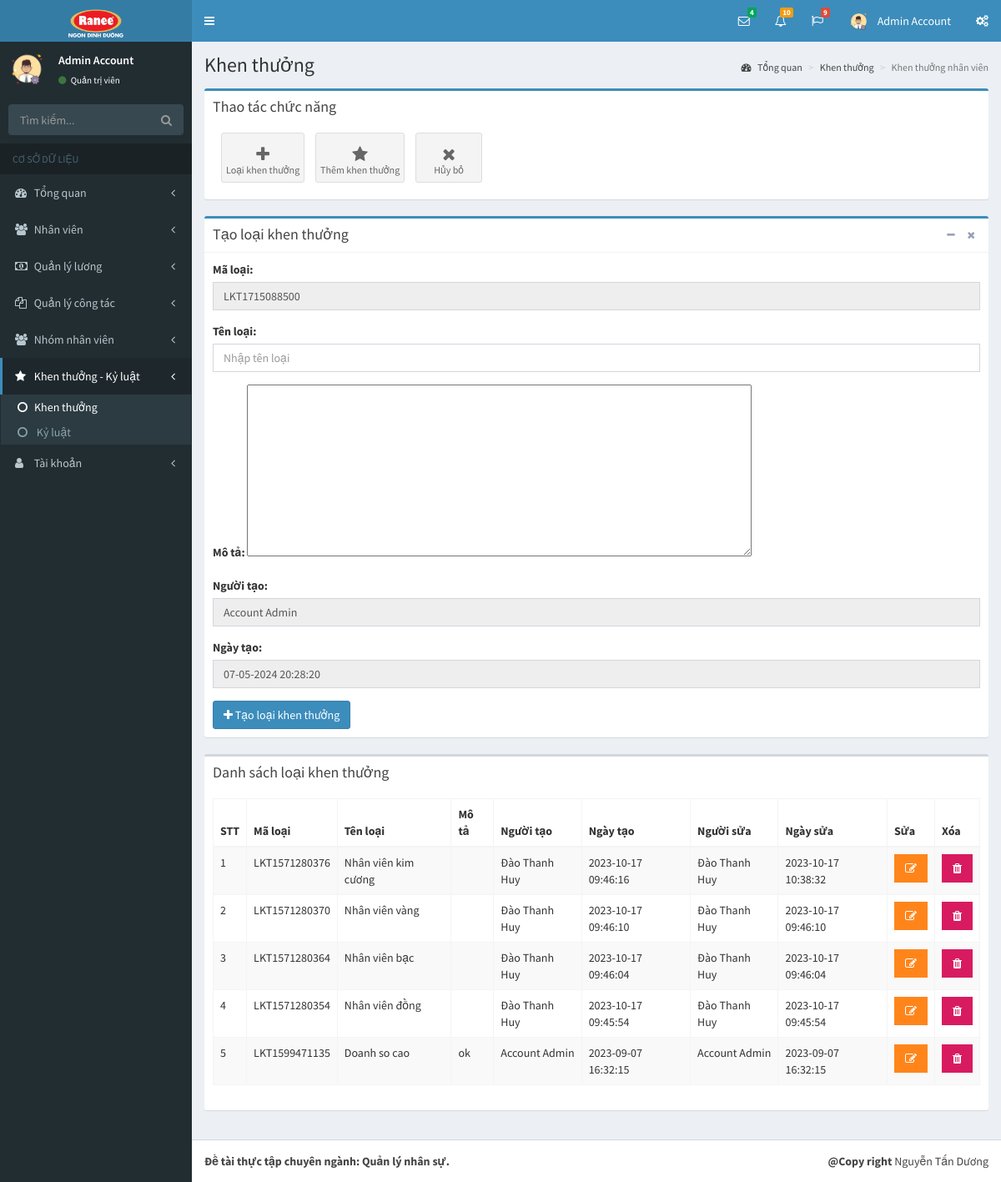
The app's page /pages/khen-thuong.php?p=bonus-discipline&a=bonus&tao-loai (signed in) with its own data.
### tables this page shows
CREATE TABLE `tai_khoan` (
  `id` int(11) NOT NULL,
  `ho` varchar(50) NOT NULL,
  `ten` varchar(50) NOT NULL,
  `hinh_anh` varchar(50) NOT NULL,
  `email` varchar(50) NOT NULL,
  `mat_khau` varchar(50) NOT NULL,
  `so_dt` varchar(50) NOT NULL,
  `quyen` tinyint(1) NOT NULL,
  `trang_thai` tinyint(1) NOT NULL,
  `truy_cap` int(11) NOT NULL,
  `ngay_tao` datetime NOT NULL,
  `ngay_sua` datetime NOT NULL
);

CREATE TABLE `loai_khen_thuong_ky_luat` (
  `id` int(11) NOT NULL,
  `ma_loai` varchar(50) NOT NULL,
  `ten_loai` varchar(255) NOT NULL,
  `ghi_chu` varchar(255) NOT NULL,
  `flag` tinyint(1) NOT NULL,
  `nguoi_tao` varchar(50) NOT NULL,
  `ngay_tao` datetime NOT NULL,
  `nguoi_sua` varchar(50) NOT NULL,
  `ngay_sua` datetime NOT NULL
);

### pages/khen-thuong.php (the view, shortened to what this page needs)
<?php
if(isset($_SESSION['username']) && isset($_SESSION['level']))
{
  include('../layouts/header.php');
  include('../layouts/topbar.php');
  include('../layouts/sidebar.php');
  $showData = "SELECT id, ma_loai, ten_loai, ghi_chu, nguoi_tao, ngay_tao, nguoi_sua, ngay_sua FROM loai_khen_thuong_ky_luat WHERE flag = 1 ORDER BY ngay_tao DESC";
  $result = mysqli_query($conn, $showData);
  $arrShow = array();
  while ($row = mysqli_fetch_array($result)) {
    $arrShow[] = $row;
  }
  $maLoai = "LKT" . time();
?>
  <div class="content-wrapper">
    <section class="content-header">
      <h1>
        Khen thưởng
      </h1>
      <ol class="breadcrumb">
        <li><a href="index.php?p=index&a=statistic"><i class="fa fa-dashboard"></i> Tổng quan</a></li>
        <li><a href="khen-thuong.php?p=bonus-discipline&a=bonus">Khen thưởng</a></li>
        <li class="active">Khen thưởng nhân viên</li>
      </ol>
    </section>
    <section class="content">
      <div class="row">
        <div class="col-xs-12">
          <div class="box box-primary">
            <div class="box-header">
              <h3 class="box-title">Thao tác chức năng</h3>
            </div>
            <div class="box-body">
              <a  href="khen-thuong.php?p=bonus-discipline&a=bonus&tao-loai" class="btn btn-app">
                <i class="fa fa-plus"></i> Loại khen thưởng
              </a>
              <a href="khen-thuong.php?p=bonus-discipline&a=bonus&khen-thuong" class="btn btn-app">
                <i class="fa fa-star"></i> Thêm khen thưởng
              </a>
              <?php
                if(isset($_GET['tao-loai']) || isset($_GET['khen-thuong']))
                  echo "<a href='khen-thuong.php?p=bonus-discipline&a=bonus' class='btn btn-app'>
                          <i class='fa fa-close'></i> Hủy bỏ
                        </a>";
              ?>
            </div>
          </div>
          <?php
          if(isset($_GET['tao-loai']))
          {
          ?>
          <div class="box box-primary">
            <div class="box-header with-border">
              <h3 class="box-title">Tạo loại khen thưởng</h3>
              <div class="box-tools pull-right">
                <button type="button" class="btn btn-box-tool" data-widget="collapse"><i class="fa fa-minus"></i></button>
                <button type="button" class="btn btn-box-tool" data-widget="remove"><i class="fa fa-remove"></i></button>
              </div>
            </div>
            <div class="box-body">
              <form action="" method="POST">
                <div class="row">
                  <div class="col-md-12">
                    <div class="form-group">
                      <label for="exampleInputEmail1">Mã loại: </label>
                      <input type="text" class="form-control" name="speacialCode" value="<?php echo $maLoai; ?>" readonly>
                    </div>
                    <div class="form-group">
                      <label for="exampleInputEmail1">Tên loại: </label>
                      <input type="text" class="form-control" id="exampleInputEmail1" placeholder="Nhập tên loại" name="tenLoai">
                    </div>
                    <div class="form-group">
                      <label for="exampleInputEmail1">Mô tả: </label>
                      <textarea id="editor1" rows="10" cols="80" name="moTa">
                      </textarea>
                    </div>
                    <div class="form-group">
                      <label for="exampleInputEmail1">Người tạo: </label>
                      <input type="text" class="form-control" id="exampleInputEmail1" value="<?php echo $row_acc['ho']; ?> <?php echo $row_acc['ten']; ?>" name="nguoiTao" readonly>
                    </div>
                    <div class="form-group">
                      <label for="exampleInputEmail1">Ngày tạo: </label>
                      <input type="text" class="form-control" id="exampleInputEmail1" value="<?php echo date('d-m-Y H:i:s'); ?>" name="ngayTao" readonly>
                    </div>
                    <?php
                      if($_SESSION['level'] == 1)
                        echo "<button type='submit' class='btn btn-primary' name='taoLoai'><i class='fa fa-plus'></i> Tạo loại khen thưởng</button>";
                    ?>
                  </div>
                </div>
              </form>
            </div>
          </div>
          <?php
          }
          ?>
          <?php
          if(isset($_GET['tao-loai']))
          {
          ?>
          <div class="box">
            <div class="box-header">
              <h3 class="box-title">Danh sách loại khen thưởng</h3>
            </div>
            <div class="box-body">
              <div class="table-responsive">
                <table id="example1" class="table table-bordered table-striped">
                  <thead>
                  <tr>
                    <th>STT</th>
                    <th>Mã loại</th>
                    <th>Tên loại</th>
                    <th>Mô tả</th>
                    <th>Người tạo</th>
                    <th>Ngày tạo</th>
                    <th>Người sửa</th>
                    <th>Ngày sửa</th>
                    <th>Sửa</th>
                    <th>Xóa</th>
                  </tr>
                  </thead>
                  <tbody>
                  <?php
                    $count = 1;
                    foreach ($arrShow as $arrS)
                    {
                  ?>
                      <tr>
                        <td><?php echo $count; ?></td>
                        <td><?php echo $arrS['ma_loai']; ?></td>
                        <td><?php echo $arrS['ten_loai']; ?></td>
                        <td><?php echo $arrS['ghi_chu']; ?></td>
                        <td><?php echo $arrS['nguoi_tao']; ?></td>
                        <td><?php echo $arrS['ngay_tao']; ?></td>
                        <td><?php echo $arrS['nguoi_sua']; ?></td>
                        <td><?php echo $arrS['ngay_sua']; ?></td>
                        <th>
                          <?php
                            if($row_acc['quyen'] == 1)
                            {
                              echo "<form method='POST'>";
                              echo "<button type='submit' class='btn bg-orange btn-flat'  name='suaLoai'><i class='fa fa-edit'></i></button>";
                              echo "</form>";
                            }
                            else
                            {
                              echo "<button type='button' class='btn bg-orange btn-flat' disabled><i class='fa fa-edit'></i></button>";
                            }
                          ?>
                        </th>
                        <th>
                          <?php
                            if($row_acc['quyen'] == 1)
                            {
                              echo "<button type='button' class='btn bg-maroon btn-flat' data-toggle='modal' data-target='#exampleModal' data-whatever='".$arrS['ma_loai']."'><i class='fa fa-trash'></i></button>";
                            }
                            else
                            {
                              echo "<button type='button' class='btn bg-maroon btn-flat' disabled><i class='fa fa-trash'></i></button>";
                            }
                          ?>
                        </th>
                      </tr>
                  <?php
                      $count++;
                    }
                  ?>
                  </tbody>
                </table>
              </div>
            </div>
          </div>
          <?php
          }
          ?>
        </div>
      </div>
    </section>
  </div>
<?php
  include('../layouts/footer.php');
}
else
{
  header('Location: dang-nhap.php');
}
?>

### layouts/topbar.php (shortened to what this page needs)
<body class="hold-transition skin-blue sidebar-mini">
<div class="wrapper">
  <header class="main-header">
    <a href="index.php?p=index&a=statistic" class="logo">
      <span class="logo-lg"><img src="../dist/images/logo.png" alt=""></span>
    </a>
    <nav class="navbar navbar-static-top">
      <a href="#" class="sidebar-toggle" data-toggle="push-menu" role="button">
      </a>
      <div class="navbar-custom-menu">
        <ul class="nav navbar-nav">
          <li class="dropdown messages-menu">
            <a href="#" class="dropdown-toggle" data-toggle="dropdown">
              <i class="fa fa-envelope-o"></i>
              <span class="label label-success">4</span>
            </a>
          </li>
          <li class="dropdown notifications-menu">
            <a href="#" class="dropdown-toggle" data-toggle="dropdown">
              <i class="fa fa-bell-o"></i>
              <span class="label label-warning">10</span>
            </a>
          </li>
          <li class="dropdown tasks-menu">
            <a href="#" class="dropdown-toggle" data-toggle="dropdown">
              <i class="fa fa-flag-o"></i>
              <span class="label label-danger">9</span>
            </a>
          </li>
          <li class="dropdown user user-menu">
            <a href="#" class="dropdown-toggle" data-toggle="dropdown">
              <img src="../uploads/images/<?php echo $row_acc['hinh_anh']; ?>" class="user-image" alt="User Image">
              <span class="hidden-xs"><?php echo $row_acc['ten']; ?> <?php echo $row_acc['ho']; ?></span>
            </a>
          </li>
          <li>
            <a href="#" data-toggle="control-sidebar"><i class="fa fa-gears"></i></a>
          </li>
        </ul>
      </div>
    </nav>
  </header>

### layouts/sidebar.php (shortened to what this page needs)
<?php
    if(isset($_GET['p']) && isset($_GET['a']))
    {
        $p = $_GET['p'];
        $a = $_GET['a'];
    }
?>
  <aside class="main-sidebar">
    <section class="sidebar">
      <div class="user-panel">
        <div class="pull-left image">
          <img src="../uploads/images/<?php echo $row_acc['hinh_anh']; ?>" class="img-circle" alt="User Image">
        </div>
        <div class="pull-left info">
          <p>
            <?php echo $row_acc['ten']; ?> <?php echo $row_acc['ho']; ?>
          </p>
          <a href="#"><i class="fa fa-circle text-success"></i>
            <?php
              if($row_acc['quyen'] == 1)
              {
                echo "Quản trị viên";
              }
              else
              {
                echo "Nhân viên";
              }
            ?>
          </a>
        </div>
      </div>
      <form action="#" method="get" class="sidebar-form">
        <div class="input-group">
          <input type="text" name="q" class="form-control" placeholder="Tìm kiếm...">
          <span class="input-group-btn">
                <button type="submit" name="search" id="search-btn" class="btn btn-flat"><i class="fa fa-search"></i>
                </button>
              </span>
        </div>
      </form>
      <ul class="sidebar-menu" data-widget="tree">
        <li class="header">CƠ SỞ DỮ LIỆU</li>
        <li class="<?php if($p == 'index') echo 'active'; ?> treeview">
          <a href="#">
            <i class="fa fa-dashboard"></i> <span>Tổng quan</span>
            <span class="pull-right-container">
              <i class="fa fa-angle-left pull-right"></i>
            </span>
          </a>
        </li>
        <li class="<?php if($p == 'staff') echo 'active'; ?> treeview">
          <a href="#">
            <i class="fa fa-users"></i>
            <span>Nhân viên</span>
            <span class="pull-right-container">
              <i class="fa fa-angle-left pull-right"></i>
            </span>
          </a>
        </li>
        <li class="<?php if($p == 'salary') echo 'active'; ?> treeview">
          <a href="#">
            <i class="fa fa-money"></i>
            <span>Quản lý lương</span>
            <span class="pull-right-container">
              <i class="fa fa-angle-left pull-right"></i>
            </span>
          </a>
        </li>
        <li class="<?php if($p == 'collaborate') echo 'active'; ?> treeview">
          <a href="#">
            <i class="fa fa-files-o"></i>
            <span>Quản lý công tác</span>
            <span class="pull-right-container">
              <i class="fa fa-angle-left pull-right"></i>
            </span>
          </a>
        </li>
        <li class="<?php if($p == 'group') echo 'active'; ?> treeview">
          <a href="#">
            <i class="fa fa-users"></i> <span>Nhóm nhân viên</span>
            <span class="pull-right-container">
              <i class="fa fa-angle-left pull-right"></i>
            </span>
          </a>
        </li>
        <li class="<?php if($p == 'bonus-discipline') echo 'active'; ?> treeview">
          <a href="#">
            <i class="fa fa-star"></i> <span>Khen thưởng - Kỷ luật</span>
            <span class="pull-right-container">
              <i class="fa fa-angle-left pull-right"></i>
            </span>
          </a>
          <ul class="treeview-menu">
            <li class="<?php if(($p == 'bonus-discipline') && ($a =='bonus')) echo 'active'; ?>"><a href="khen-thuong.php?p=bonus-discipline&a=bonus"><i class="fa fa-circle-o"></i>Khen thưởng</a></li>
            <li class="<?php if(($p == 'bonus-discipline') && ($a =='discipline')) echo 'active'; ?>"><a href="ky-luat.php?p=bonus-discipline&a=discipline"><i class="fa fa-circle-o"></i> Kỷ luật</a></li>
          </ul>
        </li>
        <li class="<?php if($p == 'account') echo 'active'; ?> treeview">
          <a href="#">
            <i class="fa fa-user"></i> <span>Tài khoản</span>
            <span class="pull-right-container">
              <i class="fa fa-angle-left pull-right"></i>
            </span>
          </a>
        </li>
      </ul>
    </section>
  </aside>

### records on screen
tai_khoan: hinh_anh (picture), ten "Admin", ho "Account", nguoiTao "Account Admin"
loai_khen_thuong_ky_luat: ma_loai "LKT1571280376", ten_loai "Nhân viên kim cương", nguoi_tao "Đào Thanh Huy", ngay_tao "2023-10-17 09:46:16", nguoi_sua "Đào Thanh Huy", ngay_sua "2023-10-17 10:38:32"
loai_khen_thuong_ky_luat: ma_loai "LKT1571280370", ten_loai "Nhân viên vàng", nguoi_tao "Đào Thanh Huy", ngay_tao "2023-10-17 09:46:10", nguoi_sua "Đào Thanh Huy", ngay_sua "2023-10-17 09:46:10"
loai_khen_thuong_ky_luat: ma_loai "LKT1571280364", ten_loai "Nhân viên bạc", nguoi_tao "Đào Thanh Huy", ngay_tao "2023-10-17 09:46:04", nguoi_sua "Đào Thanh Huy", ngay_sua "2023-10-17 09:46:04"
loai_khen_thuong_ky_luat: ma_loai "LKT1571280354", ten_loai "Nhân viên đồng", nguoi_tao "Đào Thanh Huy", ngay_tao "2023-10-17 09:45:54", nguoi_sua "Đào Thanh Huy", ngay_sua "2023-10-17 09:45:54"
loai_khen_thuong_ky_luat: ma_loai "LKT1599471135", ten_loai "Doanh so cao", ghi_chu "ok", nguoi_tao "Account Admin", ngay_tao "2023-09-07 16:32:15", nguoi_sua "Account Admin", ngay_sua "2023-09-07 16:32:15"
